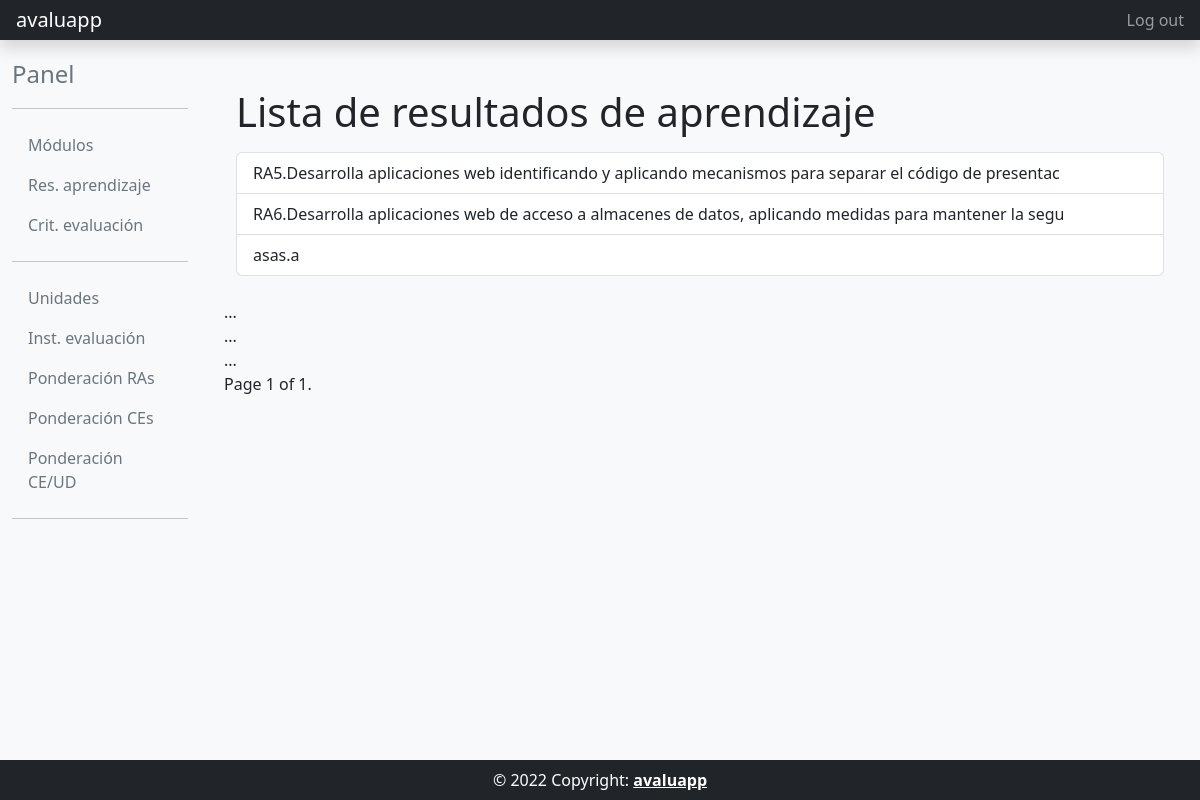
The app's page /ra_list/ (signed in) with its own data.
### core/models.py (models this page shows)
class ResAprendizaje(models.Model):
    modulo = models.ForeignKey(Modulo,on_delete=models.PROTECT)
    codigo = models.CharField(max_length=10)
    descripcion = models.TextField()
    def __str__(self):
        return self.codigo + "." + self.descripcion[0:100]
    class Meta:
        unique_together = ('modulo','codigo')
        verbose_name= 'Resultado Aprendizaje'
        verbose_name_plural= 'Resultados Aprendizaje'
        ordering= ['codigo']

### core/views.py (the view)
# urls.py: path('ra_list/', core_views.RAListView.as_view(), name='ra_list'),
class RAListView(ListView):
    model = ResAprendizaje
    template_name = 'core/ra_list.html'
    paginate_by = 10
    @method_decorator(csrf_exempt)
    @method_decorator(login_required)
    def dispatch(self, request, *args, **kwargs):
        return super().dispatch(request, *args, **kwargs)
    def get_queryset(self):
        orden = self.request.GET.get('orden', None)
        queryset = ResAprendizaje.objects.all()
        if orden:
            if orden == 'asc':
                queryset = queryset.order_by('id')
            elif orden == 'desc':
                queryset = queryset.order_by('-id')
        return queryset

### templates/core/ra_list.html (shortened to what this page needs)
{% extends "common/base_intranet.html" %}
{% block main_content %}
<div class="container">
    <h1>Lista de resultados de aprendizaje</h1>
    <ul class="list-group mt-3 ">
    {% for ra in object_list %}
        <a href="{% url 'ra_detail' ra.id %}" class="list-group-item list-group-item-action">{{ ra }}</a>
    {% empty %}
        <p>No existen resultados de aprendizaje.</p>
    {% endfor %}
    </ul>
</div>
{% for ra in page_obj %}
    {{ ra.full_name|upper }}<br>
    ...
{% endfor %}
<div class="pagination">
    <span class="step-links">
        <span class="current">
            Page {{ page_obj.number }} of {{ page_obj.paginator.num_pages }}.
        </span>
    </span>
</div>
{% endblock main_content %}

### records on screen
ResAprendizaje: codigo+descripcion "RA5.Desarrolla aplicaciones web identificando y aplicando mecanismos para separar el código de presentac"
ResAprendizaje: codigo+descripcion "RA6.Desarrolla aplicaciones web de acceso a almacenes de datos, aplicando medidas para mantener la segu"
ResAprendizaje: codigo+descripcion "asas.a"

### other values on screen
{{ page_obj.number }} "1"
{{ page_obj.paginator.num_pages }} "1"
